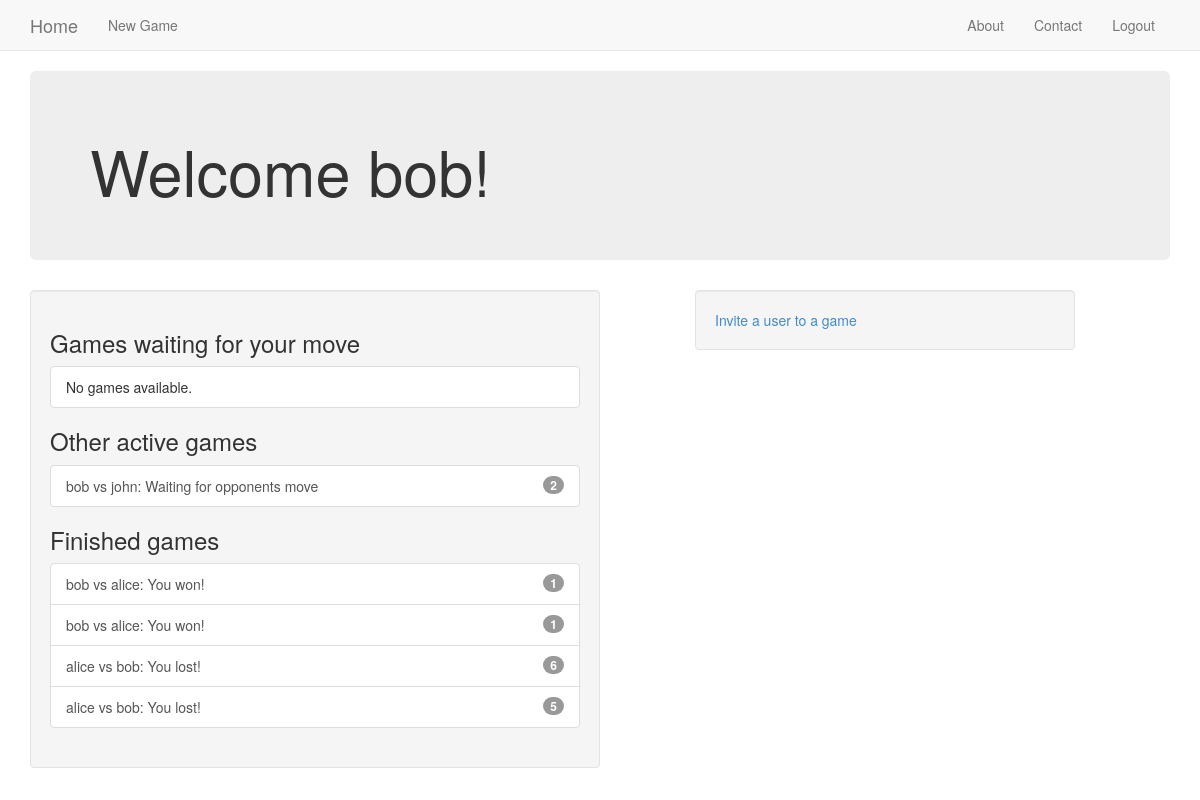
The app's page /user/home (signed in) with its own data.
### tictactoe/models.py (models this page shows, shortened)
class Game(models.Model):
    first_player = models.ForeignKey(User, related_name='games_first_player')
    second_player = models.ForeignKey(User, related_name='games_second_player')
    next_to_move = models.ForeignKey(User, related_name='games_to_move')
    start_time = models.DateTimeField(auto_now_add=True)
    last_active = models.DateTimeField(auto_now=True)
    status = models.CharField(max_length=1, default='A', choices=STATUS_CHOICES)
    objects = GamesManager()  # sets a new manager for this class.
    def __str__(self):
        return '{} vs {}'.format(self.first_player, self.second_player)

### user/views.py (the view)
@login_required()
def home(request):
    my_games = Game.objects.games_for_user(request.user)
    active_games = my_games.filter(status='A')
    finished_games = my_games.exclude(status='A')
    waiting_games = active_games.filter(next_to_move=request.user)
    other_games = active_games.exclude(next_to_move=request.user)
    invitations = request.user.invitations_received.all()
    context = {'other_games': other_games,
               'waiting_games': waiting_games,
               'finished_games': finished_games,
               'invitations': invitations}
    return render(request, 'user/home.html', context)

### tictactoe/models.py (called while the page is built)
    def games_for_user(self, user):
        return super(GamesManager, self).get_queryset().filter(
            Q(first_player_id=user.id) | Q(second_player_id=user.id)
        )  # this query returns all games where the user is either 1stP or 2ndP

### user/templates/user/home.html (shortened to what this page needs)
{% extends 'base.html' %}
{% block content %}
    <div class="jumbotron">
        <h1>Welcome {{ user.username }}!</h1>
    </div>
    <div class="well col-md-6">
        {% include 'tictactoe/game_list_snippet.html' with header='Games waiting for your move' games_list=waiting_games %}
        {% include 'tictactoe/game_list_snippet.html' with header='Other active games' games_list=other_games %}
        {% include 'tictactoe/game_list_snippet.html' with header='Finished games' games_list=finished_games %}
    </div>
    <div class="well col-sm-4 col-sm-push-1">
        <a href="{% url 'tictactoe:invite' %}">Invite a user to a game</a>
    </div>
{% endblock %}

### tictactoe/templates/tictactoe/game_list_snippet.html
<h3 class="panel-header">{{ header }}</h3>
<div class="list-group" >
    {% for game in games_list %}
        <a class="list-group-item" href="{% url 'tictactoe:detail' pk=game.id %}">
            {{ game }}:
            {% if game.status == "A" %}
                {% if game.next_to_move == user %}Your turn{% else %}Waiting for opponents move{% endif %}
            {% elif game.status == "D" %}
                Draw
            {% elif game.status == "F" and user == game.first_player %}
                You won!
            {% elif game.status == "S" and user == game.second_player %}
                You won!
            {% else %}
                You lost!
            {% endif %}
            <span class="badge">{{ game.move_set.count }}</span></a>
    {% empty %}
        <span class="list-group-item">No games available.</span>
    {% endfor %}
</div>

### records on screen
Game: first_player+second_player "bob vs john", status "Waiting for opponents move", move_set.count "2"
Game: first_player+second_player "bob vs alice", status "You won!", move_set.count "1"
Game: first_player+second_player "bob vs alice", status "You won!", move_set.count "1"
Game: first_player+second_player "alice vs bob", status "You lost!", move_set.count "6"
Game: first_player+second_player "alice vs bob", status "You lost!", move_set.count "5"

### other values on screen
{{ user.username }} "bob"
{{ header }} "Games waiting for your move Other active games Finished games"
